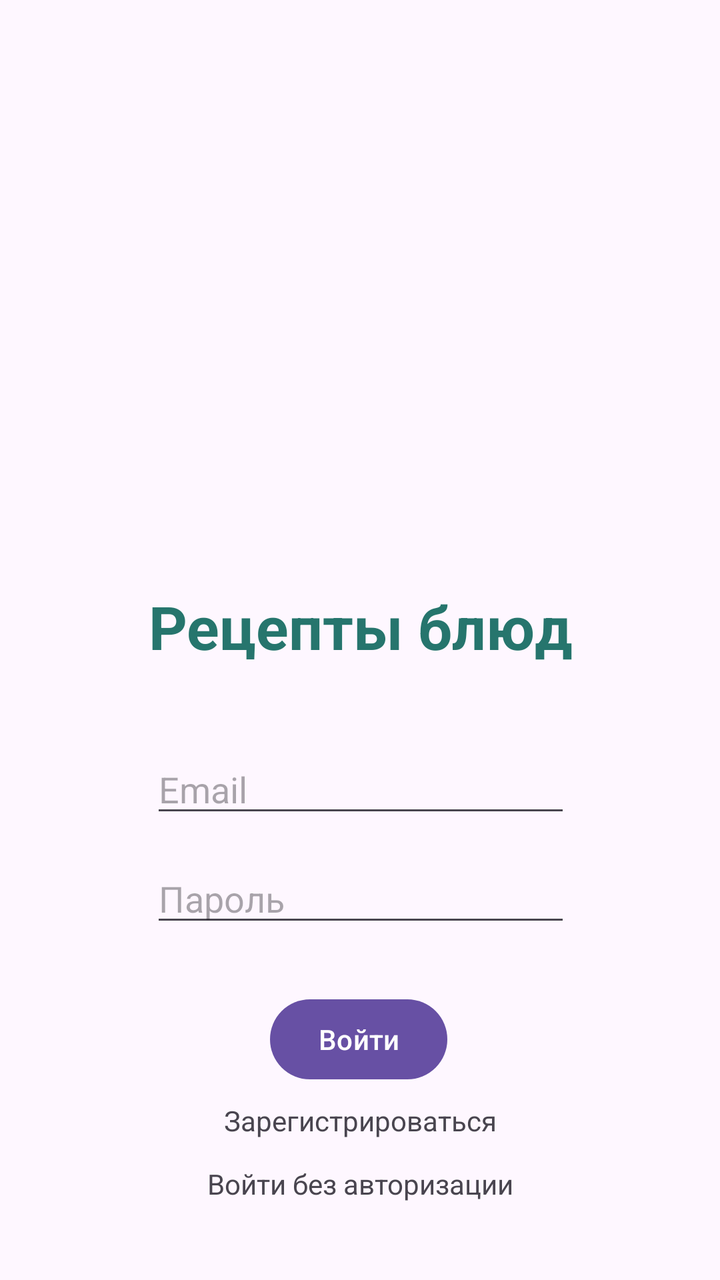
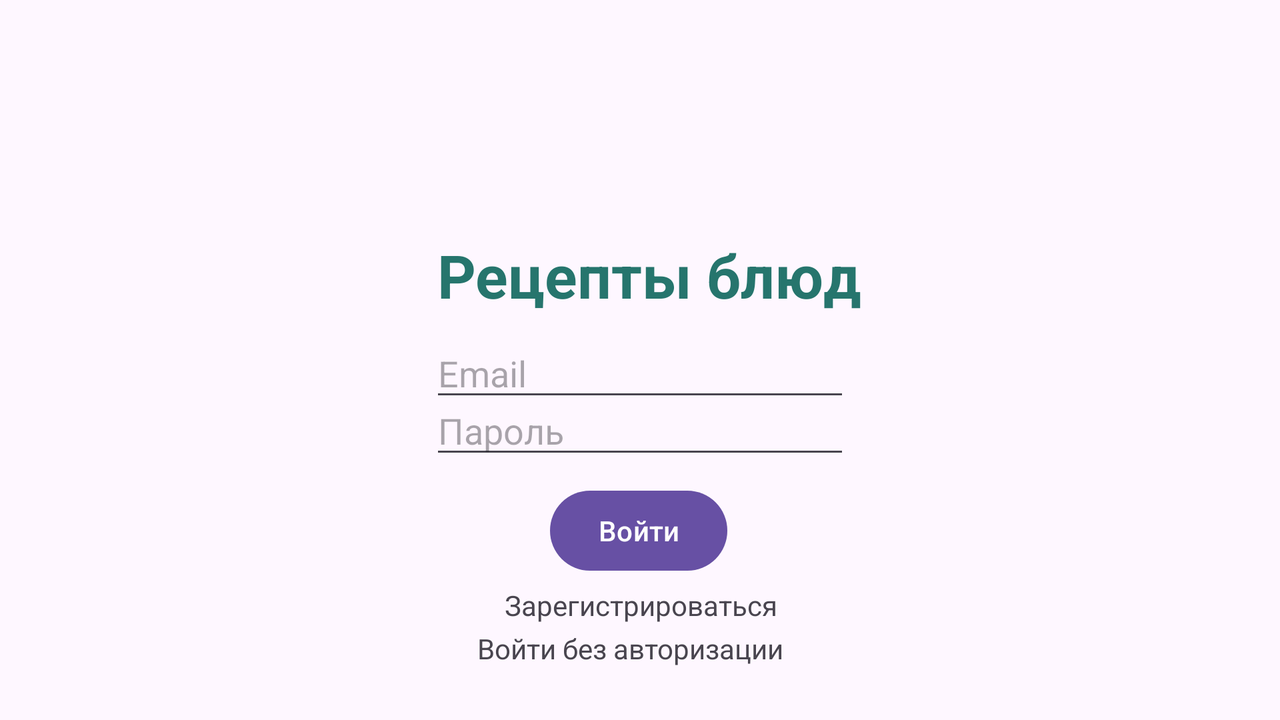

Compare how this app lays out the same screen by default and in its alternative resource folder. The renders come first, then the two layout files and the values they reference.
<!-- AndroidManifest.xml: application theme Theme.Pecipe_blud -->
<!-- res/layout/activity_main.xml -->
<?xml version="1.0" encoding="utf-8"?>
<androidx.constraintlayout.widget.ConstraintLayout xmlns:android="http://schemas.android.com/apk/res/android"
    xmlns:app="http://schemas.android.com/apk/res-auto"
    xmlns:tools="http://schemas.android.com/tools"
    android:id="@+id/main"
    android:layout_width="match_parent"
    android:layout_height="match_parent"
    tools:context=".MainActivity">


    <EditText
        android:id="@+id/editTextTextPassword"
        android:layout_width="wrap_content"
        android:layout_height="wrap_content"
        android:ems="10"
        android:hint="Пароль"
        android:inputType="textPassword"
        app:layout_constraintBottom_toBottomOf="parent"
        app:layout_constraintEnd_toEndOf="parent"
        app:layout_constraintHorizontal_bias="0.502"
        app:layout_constraintStart_toStartOf="parent"
        app:layout_constraintTop_toTopOf="parent"
        app:layout_constraintVertical_bias="0.713" />
    <EditText
        android:id="@+id/editTextTextEmailAddress"
        android:layout_width="wrap_content"
        android:layout_height="wrap_content"
        android:ems="10"
        android:hint="Email"
        android:inputType="textEmailAddress"
        app:layout_constraintBottom_toBottomOf="parent"
        app:layout_constraintEnd_toEndOf="parent"
        app:layout_constraintHorizontal_bias="0.502"
        app:layout_constraintStart_toStartOf="parent"
        app:layout_constraintTop_toTopOf="parent"
        app:layout_constraintVertical_bias="0.622" />


    <TextView
        android:id="@+id/textView"
        android:layout_width="216dp"
        android:layout_height="46dp"
        android:text="Рецепты блюд"
        android:textColor="#26756D"
        android:textSize="30dp"
        android:textStyle="bold"
        app:layout_constraintBottom_toBottomOf="parent"
        app:layout_constraintEnd_toEndOf="parent"
        app:layout_constraintHorizontal_bias="0.517"
        app:layout_constraintStart_toStartOf="parent"
        app:layout_constraintTop_toTopOf="parent"
        app:layout_constraintVertical_bias="0.493" />

    <Button
        android:id="@+id/button"
        android:layout_width="wrap_content"
        android:layout_height="wrap_content"
        android:text="Войти"
        app:layout_constraintBottom_toBottomOf="parent"
        app:layout_constraintEnd_toEndOf="parent"
        app:layout_constraintHorizontal_bias="0.498"
        app:layout_constraintStart_toStartOf="parent"
        app:layout_constraintTop_toTopOf="parent"
        app:layout_constraintVertical_bias="0.837" />

    <TextView
        android:id="@+id/textView1"
        android:layout_width="wrap_content"
        android:layout_height="wrap_content"
        android:text="Зарегистрироваться"
        app:layout_constraintBottom_toBottomOf="parent"
        app:layout_constraintEnd_toEndOf="parent"
        app:layout_constraintStart_toStartOf="parent"
        app:layout_constraintTop_toTopOf="parent"
        app:layout_constraintVertical_bias="0.887" />

    <TextView
        android:id="@+id/textView2"
        android:layout_width="wrap_content"
        android:layout_height="wrap_content"
        android:text="Войти без авторизации"
        app:layout_constraintBottom_toBottomOf="parent"
        app:layout_constraintEnd_toEndOf="parent"
        app:layout_constraintStart_toStartOf="parent"
        app:layout_constraintTop_toTopOf="parent"
        app:layout_constraintVertical_bias="0.938" />

    <ImageView
        android:id="@+id/imageView"
        android:layout_width="272dp"
        android:layout_height="322dp"
        app:layout_constraintBottom_toBottomOf="parent"
        app:layout_constraintEnd_toEndOf="parent"
        app:layout_constraintStart_toStartOf="parent"
        app:layout_constraintTop_toTopOf="parent"
        app:layout_constraintVertical_bias="0.041"
        app:srcCompat="@drawable/i__1_" />

</androidx.constraintlayout.widget.ConstraintLayout>
<!-- resources referenced by this layout -->
<resources>
  <style name="Theme.Pecipe_blud" parent="Base.Theme.Pecipe_blud" />
  <style name="Base.Theme.Pecipe_blud" parent="Theme.Material3.DayNight.NoActionBar">
          
          
      </style>
</resources>
<!-- res/layout-land/activity_main.xml (the repository's variant of the layout above) -->
<!-- drawn on the phone turned sideways -->
<?xml version="1.0" encoding="utf-8"?>
<androidx.constraintlayout.widget.ConstraintLayout xmlns:android="http://schemas.android.com/apk/res/android"
    xmlns:app="http://schemas.android.com/apk/res-auto"
    xmlns:tools="http://schemas.android.com/tools"
    android:id="@+id/main"
    android:layout_width="match_parent"
    android:layout_height="match_parent"
    tools:context=".MainActivity">

    <ImageView
        android:id="@+id/imageView"
        android:layout_width="168dp"
        android:layout_height="118dp"
        app:layout_constraintBottom_toBottomOf="parent"
        app:layout_constraintEnd_toEndOf="parent"
        app:layout_constraintHorizontal_bias="0.504"
        app:layout_constraintStart_toStartOf="parent"
        app:layout_constraintTop_toTopOf="parent"
        app:layout_constraintVertical_bias="0.006"
        app:srcCompat="@drawable/i__1_" />

    <Button
        android:id="@+id/button"
        android:layout_width="wrap_content"
        android:layout_height="wrap_content"
        android:text="Войти"
        app:layout_constraintBottom_toBottomOf="parent"
        app:layout_constraintEnd_toEndOf="parent"
        app:layout_constraintHorizontal_bias="0.499"
        app:layout_constraintStart_toStartOf="parent"
        app:layout_constraintTop_toTopOf="parent"
        app:layout_constraintVertical_bias="0.774" />

    <TextView
        android:id="@+id/textView1"
        android:layout_width="wrap_content"
        android:layout_height="wrap_content"
        android:text="Зарегистрироваться"
        app:layout_constraintBottom_toBottomOf="parent"
        app:layout_constraintEnd_toEndOf="parent"
        app:layout_constraintHorizontal_bias="0.501"
        app:layout_constraintStart_toStartOf="parent"
        app:layout_constraintTop_toTopOf="parent"
        app:layout_constraintVertical_bias="0.859" />

    <TextView
        android:id="@+id/textView2"
        android:layout_width="162dp"
        android:layout_height="21dp"
        android:text="Войти без авторизации"
        app:layout_constraintBottom_toBottomOf="parent"
        app:layout_constraintEnd_toEndOf="parent"
        app:layout_constraintHorizontal_bias="0.499"
        app:layout_constraintStart_toStartOf="parent"
        app:layout_constraintTop_toTopOf="parent"
        app:layout_constraintVertical_bias="0.928" />

    <EditText
        android:id="@+id/editTextTextPassword"
        android:layout_width="wrap_content"
        android:layout_height="wrap_content"
        android:ems="10"
        android:hint="Пароль"
        android:inputType="textPassword"
        app:layout_constraintBottom_toBottomOf="parent"
        app:layout_constraintEnd_toEndOf="parent"
        app:layout_constraintStart_toStartOf="parent"
        app:layout_constraintTop_toTopOf="parent"
        app:layout_constraintVertical_bias="0.606" />

    <EditText
        android:id="@+id/editTextTextEmailAddress"
        android:layout_width="wrap_content"
        android:layout_height="wrap_content"
        android:ems="10"
        android:hint="Email"
        android:inputType="textEmailAddress"
        app:layout_constraintBottom_toBottomOf="parent"
        app:layout_constraintEnd_toEndOf="parent"
        app:layout_constraintStart_toStartOf="parent"
        app:layout_constraintTop_toTopOf="parent"
        app:layout_constraintVertical_bias="0.516" />

    <TextView
        android:id="@+id/textView"
        android:layout_width="213dp"
        android:layout_height="43dp"
        android:text="Рецепты блюд"
        android:textColor="#26756D"
        android:textSize="30dp"
        android:textStyle="bold"
        app:layout_constraintBottom_toBottomOf="parent"
        app:layout_constraintEnd_toEndOf="parent"
        app:layout_constraintHorizontal_bias="0.512"
        app:layout_constraintStart_toStartOf="parent"
        app:layout_constraintTop_toTopOf="parent"
        app:layout_constraintVertical_bias="0.37" />


</androidx.constraintlayout.widget.ConstraintLayout>
